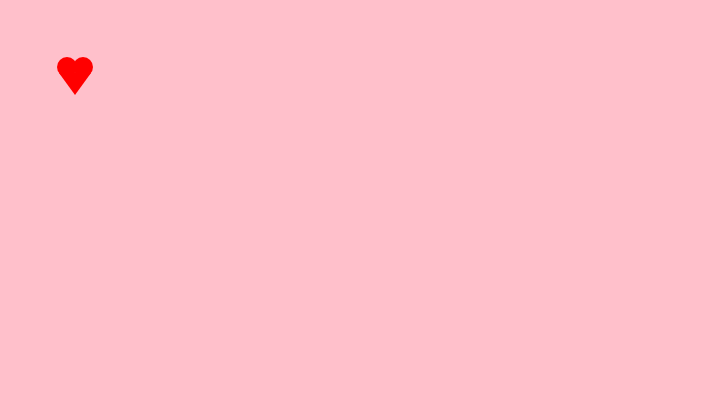
Frame 1 (no input)
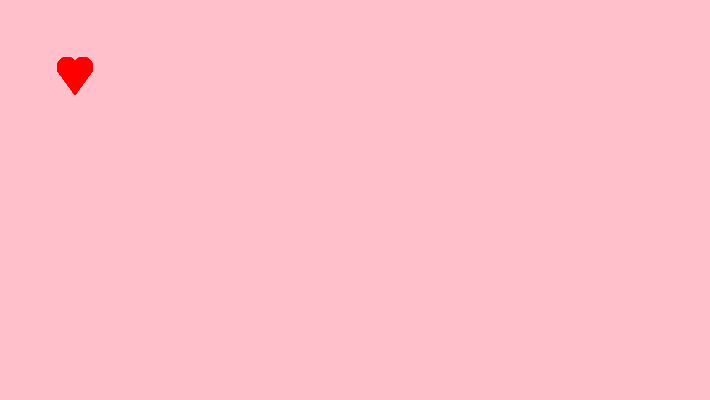
Frame 60 (no input)
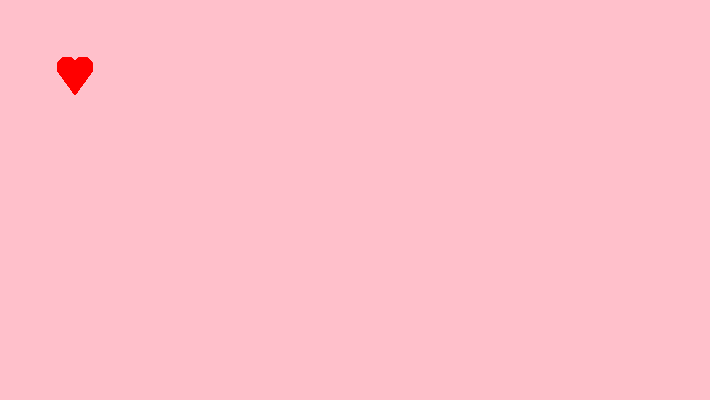
Frame 120 (the mouse pressed at the canvas centre since frame 60)

The p5.js sketch that drew these frames (run headless with seeded random() and noise() and a simulated clock; from frame 60 on, the mouse is pressed at the canvas centre):

// p5.js sketch
// ── sketch.js
function setup() {
  createCanvas(710, 400);
background('pink')

}


let x = 0;
function draw() {
  if (x > 100) {
    x = 0;
  }
fill('red');
noStroke();
ellipse(67, 67, 20, 20);
ellipse(83, 67, 20, 20);
triangle(91, 73, 75, 95, 59, 73);
  x=x+0.1;
  describe('pink square with red heart' + round(x) + ' moving to the right');
}





  
